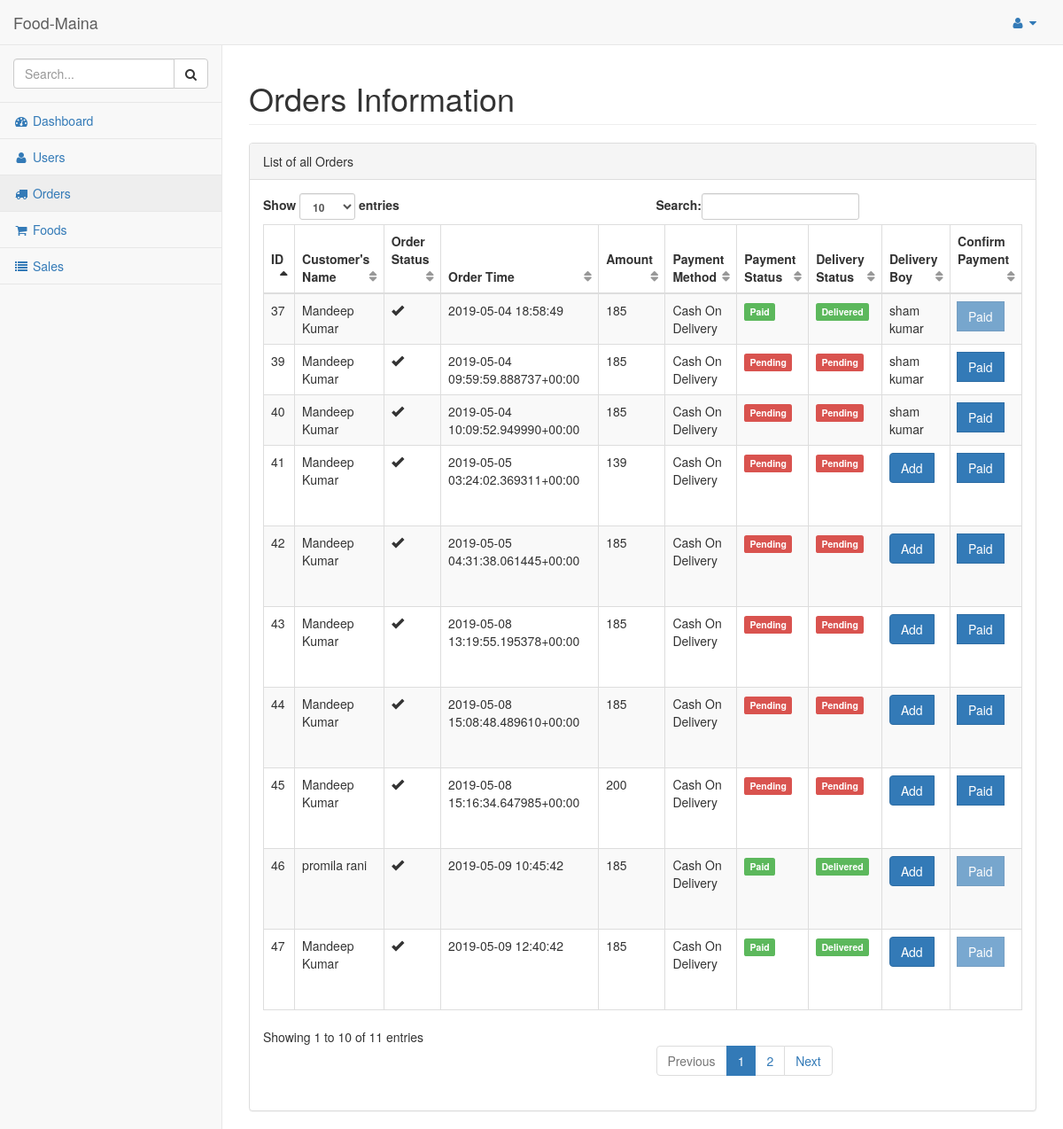
The page /dashboard/admin/orders/ (signed in) on the database its author committed.
### hotel/models.py (models this page shows, shortened)
class Order(models.Model):
    pending = 'Pending'
    completed = 'Completed'
    STATUS = (
        (pending,pending),
        (completed,completed),
    )
    cod = 'Cash On Delivery'
    card = 'Card Payment'
    upi = 'UPI Payment'
    PAYMENT = (
        (cod,cod),
        (card,card),
        (upi,upi),
    )
    pickup = 'PickUp'
    delivery = 'Delivery'
    TYPE = (
        (pickup, pickup),
        (delivery, delivery),
    )
    customer = models.ForeignKey(Customer,on_delete=models.CASCADE)
    order_timestamp = models.CharField(max_length=100, blank=True)
    delivery_timestamp = models.CharField(max_length=100, blank=True)
    payment_status = models.CharField(max_length = 100, choices = STATUS)
    delivery_status = models.CharField(max_length = 100, choices = STATUS)
    if_cancelled = models.BooleanField(default = False)
    total_amount = models.IntegerField()
    payment_method = models.CharField(max_length = 100, choices = PAYMENT)
    location = models.CharField(max_length=200, blank=True, null=True)
    delivery_boy = models.ForeignKey(Staff,on_delete=models.CASCADE, null=True, blank=True)

class Customer(models.Model):
    pending = 'Pending'
    verified = 'Verified'
    STATUS = (
        (pending,pending),
        (verified,verified),
    )
    customer = models.ForeignKey(User, on_delete=models.CASCADE)
    address = models.TextField()
    contact = models.CharField(max_length = 10)
    orders = models.IntegerField(default=0)
    total_sale = models.IntegerField(default=0)

class Staff(models.Model):
    admin = 'Admin'
    deliveryboy = 'Delivery Boy'
    chef = 'Chef'
    ROLES = (
        (admin,admin),
        (chef,chef),
        (deliveryboy,deliveryboy),
    )
    staff_id = models.ForeignKey(User, on_delete=models.CASCADE)
    address = models.TextField()
    contact = models.CharField(max_length = 10)
    email = User.email
    salary = models.IntegerField()
    role = models.CharField(max_length = 30, choices = ROLES)
    def __str__(self):
        return self.staff_id.first_name

### hotel/views.py (the view)
# urls.py: url(r'^dashboard/admin/orders/$', views.orders_admin, name='orders_admin'),
@login_required
@staff_member_required
def orders_admin(request):
    orders = Order.objects.filter()
    dBoys = Staff.objects.filter(role='Delivery Boy')
    print(dBoys)
    return render(request, 'admin_temp/orders.html', {'orders':orders, 'dBoys':dBoys})

### hotel/templates/admin_temp/orders.html (shortened to what this page needs)
{% load staticfiles %}
{% include "includes/base.html" %}
{% include "includes/navbarheader.html" %}
{% include "includes/navtop.html" %}
{% include "includes/sidemenu.html" %}
        </nav>
        <div id="page-wrapper">
            <div class="row">
                <div class="col-lg-12">
                    <h1 class="page-header">Orders Information</h1>
                </div>
            </div>
            <div class="row">
                <div class="col-lg-12">
                    <div class="panel panel-default">
                        <div class="panel-heading">
                            List of all Orders
                        </div>
                        <div class="panel-body">
                            <table width="100%" class="table table-striped table-bordered table-hover" id="dataTables-example">
                                <thead>
                                    <tr>
                                        <th>ID</th>
                                        <th>Customer's Name</th>
                                        <th>Order Status</th>
                                        <th>Order Time</th>
                                        <th>Amount</th>
                                        <th>Payment Method</th>
                                        <th>Payment Status</th>
                                        <th>Delivery Status</th>
                                        <th>Delivery Boy</th>
                                        <th>Confirm Payment</th>
                                    </tr>
                                </thead>
                                <tbody>
                                    {% for order in orders %}
                                    <tr>
                                        <td>{{order.id}}</td>
                                        <td>{{order.customer.customer.first_name}} {{order.customer.customer.last_name}}</td>
                                        <td>{% if order.if_cancelled == False %}
                                            <span class="glyphicon glyphicon-ok" aria-hidden="true"></span>
                                            {% else %}
                                            <span class="glyphicon glyphicon-remove" aria-hidden="true"></span>
                                            {% endif %}
                                        </td>
                                        <td>{{order.order_timestamp}}</td>
                                        <td>{{order.total_amount}}</td>
                                        <td>{{order.payment_method}}</td>
                                        <td>{% if order.payment_status == 'Completed' %}
                                            <span class="label label-success">Paid</span>
                                            {% else %}
                                            <span class="label label-danger">Pending</span>
                                            {% endif %}
                                        </td>
                                        <td>{% if order.delivery_status == 'Completed' %}
                                            <span class="label label-success">Delivered</span>
                                            {% else %}
                                            <span class="label label-danger">Pending</span>
                                            {% endif %}
                                        </td>
                                        <td>{% ifequal order.delivery_boy None %}
                                                <span class="input-group-btn">
                                                    <button class="btn btn-primary" type="button" data-toggle="modal" data-target="#addFood">Add</button>
                                                </span>
                                                <br><br>
                                            {% else %}
                                            {{order.delivery_boy.staff_id.first_name}} {{order.delivery_boy.staff_id.last_name}}
                                            {% endifequal %}
                                        </td>
                                        <td>
                                            <a href="#">
                                                <span class="input-group-btn">
                                                    <button class="btn btn-primary {%ifequal order.payment_status 'Completed'%}disabled{%endifequal%}" type="button">Paid</button>
                                                </span>
                                            </a>
                                        </td>
                                    </tr>
                                    {% endfor %}
                                </tbody>
                            </table>
                        </div>
                    </div>
                </div>
            </div>
        </div>
    </div>
</body>
</html>

### rows shown on the page
Order: id "37", customer.customer.first_name "Mandeep", customer.customer.last_name "Kumar", if_cancelled False (drawn), order_timestamp "2019-05-04 18:58:49", total_amount "185", payment_method "Cash On Delivery", payment_status "Paid", delivery_status "Delivered", delivery_boy.staff_id.first_name "sham", delivery_boy.staff_id.last_name "kumar"
Order: id "39", customer.customer.first_name "Mandeep", customer.customer.last_name "Kumar", if_cancelled False (drawn), order_timestamp "2019-05-04 09:59:59.888737+00:00", total_amount "185", payment_method "Cash On Delivery", payment_status "Pending", delivery_status "Pending", delivery_boy.staff_id.first_name "sham", delivery_boy.staff_id.last_name "kumar"
Order: id "40", customer.customer.first_name "Mandeep", customer.customer.last_name "Kumar", if_cancelled False (drawn), order_timestamp "2019-05-04 10:09:52.949990+00:00", total_amount "185", payment_method "Cash On Delivery", payment_status "Pending", delivery_status "Pending", delivery_boy.staff_id.first_name "sham", delivery_boy.staff_id.last_name "kumar"
Order: id "41", customer.customer.first_name "Mandeep", customer.customer.last_name "Kumar", if_cancelled False (drawn), order_timestamp "2019-05-05 03:24:02.369311+00:00", total_amount "139", payment_method "Cash On Delivery", payment_status "Pending", delivery_status "Pending"
Order: id "42", customer.customer.first_name "Mandeep", customer.customer.last_name "Kumar", if_cancelled False (drawn), order_timestamp "2019-05-05 04:31:38.061445+00:00", total_amount "185", payment_method "Cash On Delivery", payment_status "Pending", delivery_status "Pending"
Order: id "43", customer.customer.first_name "Mandeep", customer.customer.last_name "Kumar", if_cancelled False (drawn), order_timestamp "2019-05-08 13:19:55.195378+00:00", total_amount "185", payment_method "Cash On Delivery", payment_status "Pending", delivery_status "Pending"
Order: id "44", customer.customer.first_name "Mandeep", customer.customer.last_name "Kumar", if_cancelled False (drawn), order_timestamp "2019-05-08 15:08:48.489610+00:00", total_amount "185", payment_method "Cash On Delivery", payment_status "Pending", delivery_status "Pending"
Order: id "45", customer.customer.first_name "Mandeep", customer.customer.last_name "Kumar", if_cancelled False (drawn), order_timestamp "2019-05-08 15:16:34.647985+00:00", total_amount "200", payment_method "Cash On Delivery", payment_status "Pending", delivery_status "Pending"
Order: id "46", customer.customer.first_name "promila", customer.customer.last_name "rani", if_cancelled False (drawn), order_timestamp "2019-05-09 10:45:42", total_amount "185", payment_method "Cash On Delivery", payment_status "Paid", delivery_status "Delivered"
Order: id "47", customer.customer.first_name "Mandeep", customer.customer.last_name "Kumar", if_cancelled False (drawn), order_timestamp "2019-05-09 12:40:42", total_amount "185", payment_method "Cash On Delivery", payment_status "Paid", delivery_status "Delivered"
